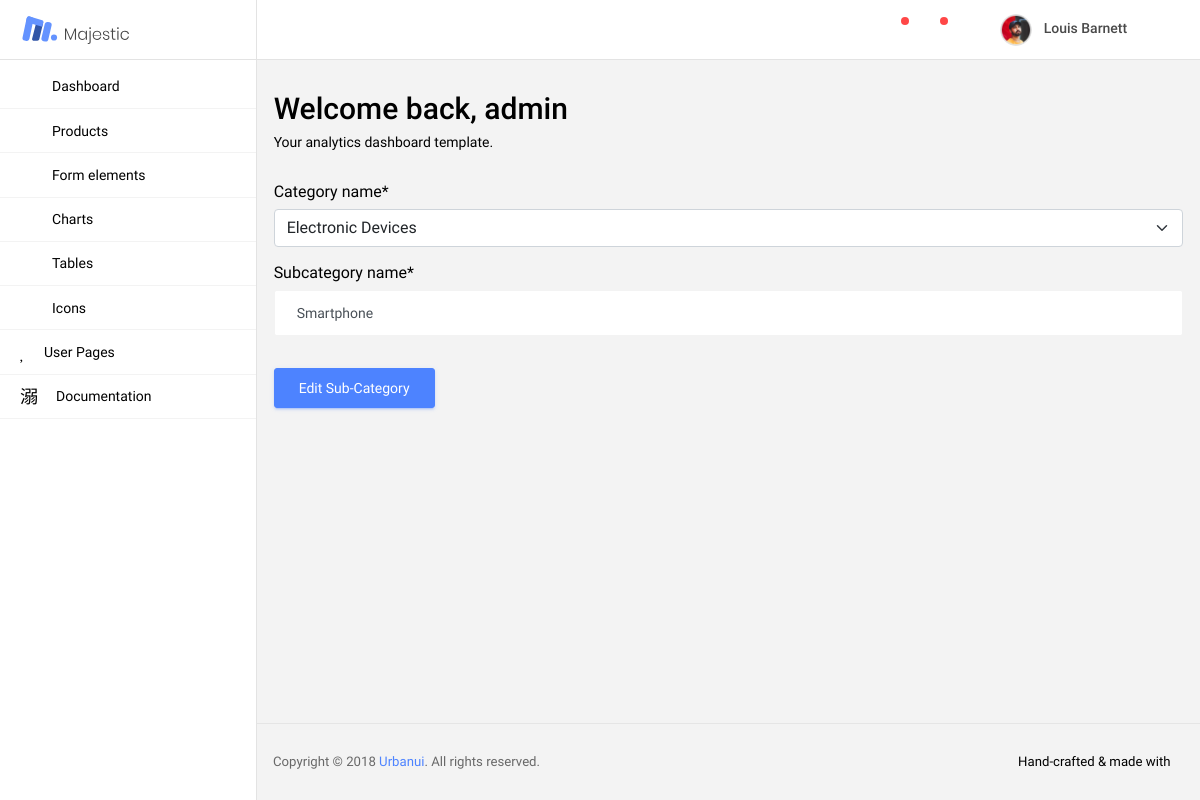
Screenshot of /adminpanel/editsubcategories/18/ (signed in) with the database file from the repository.
### userapp/models.py (models this page shows, shortened)
class User(AbstractBaseUser, PermissionsMixin):
    email = models.EmailField(gettext_lazy('Email Field'), max_length=255, unique=True, blank=False)
    username = models.CharField(gettext_lazy("Username Field"), max_length=30, unique=True, blank=False)
    date_joined = models.DateTimeField(gettext_lazy("Date Joined Field"), auto_now_add=True)
    is_superuser = models.BooleanField(default=False, help_text="Designate the superuser status", verbose_name="Superuser Status")
    is_staff = models.BooleanField(default=False, help_text="Designate the staff status", verbose_name="Staff Status")
    is_active = models.BooleanField(default=True, help_text="Designate the active status", verbose_name="Active Status")
    USERNAME_FIELD = 'email'
    REQUIRED_FIELDS = ['username']
    objects = UserManager()

### ecomapp/models.py (models this page shows, shortened)
class Category(models.Model):
    category_name = models.CharField(max_length=30, blank=False, unique=True)
    def __str__(self):
        return self.category_name
    class Meta:
        verbose_name_plural = "Categories"

class SubCategory(models.Model):
    category_name = models.ForeignKey(Category, on_delete=models.CASCADE, related_name='category')
    subcategory_name = models.CharField(max_length=45, blank=False)
    class Meta:
        verbose_name_plural = 'Sub-Categories'

### adminpanelapp/views.py (the view)
# urls.py: path('editsubcategories/<str:sub_cat_pk>/', views.editsubcategoryview, name='edit-sub-categories'),
@user_passes_test(permission_check, login_url='/adminpanel/adminlogin/')
def editsubcategoryview(request, sub_cat_pk):
    sub_category = SubCategory.objects.get(pk=sub_cat_pk)
    form = AddSubCategoryForm(instance=sub_category)
    if request.method == 'POST':
        form = AddSubCategoryForm(request.POST, instance=sub_category)
        if form.is_valid():
            form.save()
            return HttpResponseRedirect(reverse('admin_app:add-sub-categories'))
    context = {
        'form': form,
    }
    return render(request, 'adminpanel/editsubcategory.html', context)

### adminpanelapp/forms.py
class AddSubCategoryForm(forms.ModelForm):
    subcategory_name = forms.CharField(widget=forms.TextInput(
        attrs={'class': 'form-control', 'placeholder': 'Sub Category Name (e.g. Phone/T-Shirts etc.)'}))
    class Meta:
        model = SubCategory
        fields = '__all__'

### adminpanelapp/views.py (called while the page is built)
def permission_check(user):
    return user.is_staff and user.is_superuser and user.is_active

### ecomapp/context_processor.py (called while the page is built)
def menu(request):
    categories = Category.objects.all()
    subcategories = SubCategory.objects.all()
    return {
        'categories': categories,
        'subcategories': subcategories,
    }

def count(request):
    if request.user.is_authenticated:
        wishlist_count = WishList.objects.filter(user=request.user).count()
        return {
            'wishlist_count': wishlist_count,
        }
    return {
        'hello': 'hello'
    }

### templates/adminpanel/editsubcategory.html (shortened to what this page needs)
{% extends 'adminpanel/base.html' %}
{% load static %}
{% load crispy_forms_tags %}
{% block body_block %}
    <form action="" method="POST" id="add">
        {{ form|crispy }}
        <button type="submit" class="mt-3 btn btn-primary">Edit Sub-Category</button>
    </form>
{% endblock %}

### templates/adminpanel/base.html (shortened to what this page needs)
<!DOCTYPE html>
{% load static %}
<html lang="en">
<head>
    <link href="https://cdn.jsdelivr.net/npm/bootstrap@5.1.0/dist/css/bootstrap.min.css" rel="stylesheet"
>
    <link rel="stylesheet" href="{% static "adminpanel/vendors/mdi/css/materialdesignicons.min.css" %}">
    <link rel="stylesheet" href="{% static "adminpanel/vendors/base/vendor.bundle.base.css" %}">
    <link rel="stylesheet" href="https://cdn.datatables.net/1.10.25/css/jquery.dataTables.min.css">
    <link href="https://unpkg.com/filepond/dist/filepond.css" rel="stylesheet" />
    <link
            href="https://unpkg.com/filepond-plugin-image-preview/dist/filepond-plugin-image-preview.css"
            rel="stylesheet"
    />
    <link rel="stylesheet" href="{% static "adminpanel/css/style.css" %}">
    <link rel="stylesheet" href="{% static "adminpanel/css/mystyle.css" %}">
</head>
<body>
<div class="container-scroller">
    <nav class="navbar col-lg-12 col-12 p-0 fixed-top d-flex flex-row">
        <div class="navbar-brand-wrapper d-flex justify-content-center">
            <div class="navbar-brand-inner-wrapper d-flex justify-content-between align-items-center w-100">
                <a class="navbar-brand brand-logo" href="{% url "admin_app:adminindex" %}"><img
                        src="{% static "adminpanel/images/logo.svg" %}" alt="logo"/></a>
                <button class="navbar-toggler navbar-toggler align-self-center" type="button" data-toggle="minimize">
                    <span class="mdi mdi-sort-variant"></span>
                </button>
            </div>
        </div>
        <div class="navbar-menu-wrapper d-flex align-items-center justify-content-end">
            <ul class="navbar-nav navbar-nav-right">
                <li class="nav-item dropdown mr-1">
                    <a class="nav-link count-indicator dropdown-toggle d-flex justify-content-center align-items-center"
                       id="messageDropdown" href="#" data-toggle="dropdown">
                        <i class="mdi mdi-message-text mx-0"></i>
                        <span class="count"></span>
                    </a>
                </li>
                <li class="nav-item dropdown mr-4">
                    <a class="nav-link count-indicator dropdown-toggle d-flex align-items-center justify-content-center notification-dropdown"
                       id="notificationDropdown" href="#" data-toggle="dropdown">
                        <i class="mdi mdi-bell mx-0"></i>
                        <span class="count"></span>
                    </a>
                </li>
                <li class="nav-item nav-profile dropdown">
                    <a class="nav-link dropdown-toggle" href="#" data-toggle="dropdown" id="profileDropdown">
                        <img src="{% static "adminpanel/images/faces/face5.jpg" %}" alt="profile"/>
                        <span class="nav-profile-name">Louis Barnett</span>
                    </a>
                </li>
            </ul>
        </div>
    </nav>
    <div class="container-fluid page-body-wrapper">
        <nav class="sidebar sidebar-offcanvas" id="sidebar">
            <ul class="nav">
                <li class="nav-item">
                    <a class="nav-link" href="{% url "admin_app:adminindex" %}">
                        <i class="mdi mdi-home menu-icon"></i>
                        <span class="menu-title">Dashboard</span>
                    </a>
                </li>
                <li class="nav-item">
                    <a class="nav-link" data-toggle="collapse" href="#ui-basic" aria-expanded="false"
                       aria-controls="ui-basic">
                        <i class="mdi mdi-circle-outline menu-icon"></i>
                        <span class="menu-title">Products</span>
                        <i class="menu-arrow"></i>
                    </a>
                </li>
                <li class="nav-item">
                    <a class="nav-link" href="#">
                        <i class="mdi mdi-view-headline menu-icon"></i>
                        <span class="menu-title">Form elements</span>
                    </a>
                </li>
                <li class="nav-item">
                    <a class="nav-link" href="#">
                        <i class="mdi mdi-chart-pie menu-icon"></i>
                        <span class="menu-title">Charts</span>
                    </a>
                </li>
                <li class="nav-item">
                    <a class="nav-link" href="#">
                        <i class="mdi mdi-grid-large menu-icon"></i>
                        <span class="menu-title">Tables</span>
                    </a>
                </li>
                <li class="nav-item">
                    <a class="nav-link" href="#">
                        <i class="mdi mdi-emoticon menu-icon"></i>
                        <span class="menu-title">Icons</span>
                    </a>
                </li>
                <li class="nav-item">
                    <a class="nav-link" data-toggle="collapse" href="#auth" aria-expanded="false" aria-controls="auth">
                        <i class="mdi mdi-account menu-icon"></i>
                        <span class="menu-title">User Pages</span>
                        <i class="menu-arrow"></i>
                    </a>
                </li>
                <li class="nav-item">
                    <a class="nav-link" href="#">
                        <i class="mdi mdi-file-document-box-outline menu-icon"></i>
                        <span class="menu-title">Documentation</span>
                    </a>
                </li>
            </ul>
        </nav>
        <div class="main-panel">
            <div class="content-wrapper">
                <div class="row">
                    <div class="col-md-12 grid-margin">
                        <div class="d-flex justify-content-between flex-wrap">
                            <div class="d-flex align-items-end flex-wrap">
                                <div class="mr-md-3 mr-xl-5">
                                    <h2>Welcome back, {{ user.username }}</h2>
                                    <p class="mb-md-0">Your analytics dashboard template.</p>
                                </div>
                            </div>
                        </div>
                    </div>
                </div>
                {% block body_block %}
                {% endblock %}
            </div>
            <footer class="footer">
                <div class="d-sm-flex justify-content-center justify-content-sm-between">
            <span class="text-muted text-center text-sm-left d-block d-sm-inline-block">Copyright © 2018 <a
                    href="https://www.urbanui.com/" target="_blank">Urbanui</a>. All rights reserved.</span>
                    <span class="float-none float-sm-right d-block mt-1 mt-sm-0 text-center">Hand-crafted & made with <i
                            class="mdi mdi-heart text-danger"></i></span>
                </div>
            </footer>
        </div>
    </div>
</div>
</body>
</html>

### rows the page displays
User: username "admin"
Category: category_name "Electronic Devices"
SubCategory: subcategory_name "Smartphone"
